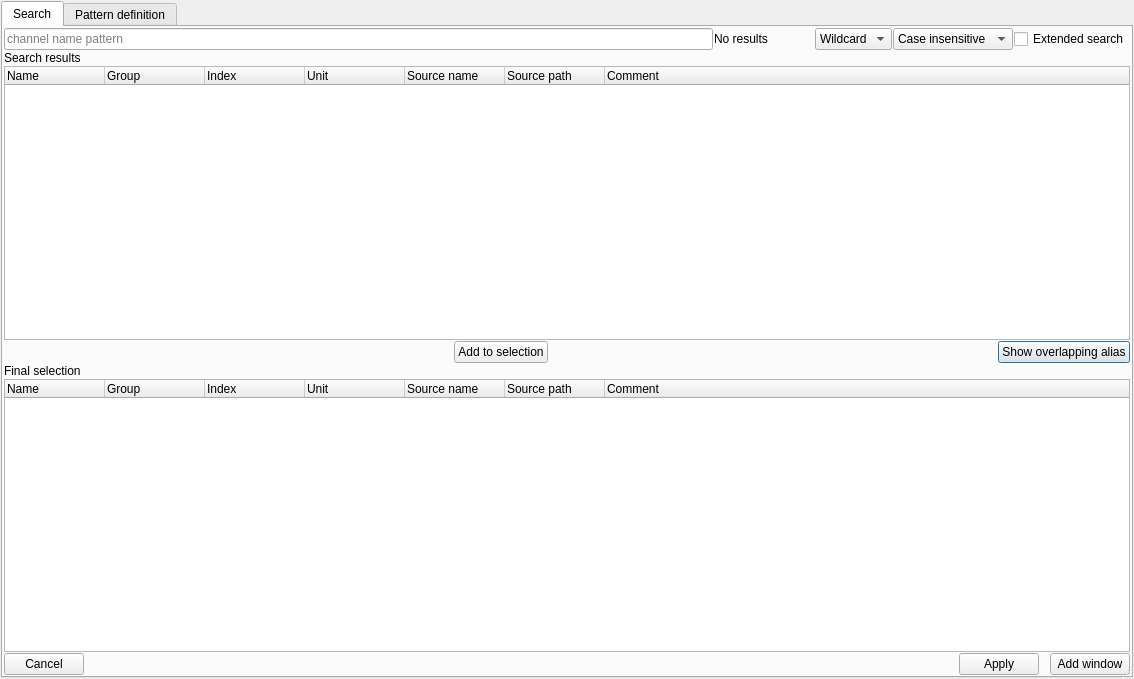
<?xml version="1.0" encoding="UTF-8"?>
<ui version="4.0">
 <class>SearchDialog</class>
 <widget class="QDialog" name="SearchDialog">
  <property name="geometry">
   <rect>
    <x>0</x>
    <y>0</y>
    <width>1134</width>
    <height>679</height>
   </rect>
  </property>
  <property name="windowTitle">
   <string>Dialog</string>
  </property>
  <property name="sizeGripEnabled">
   <bool>true</bool>
  </property>
  <layout class="QGridLayout" name="gridLayout_2">
   <property name="leftMargin">
    <number>1</number>
   </property>
   <property name="topMargin">
    <number>1</number>
   </property>
   <property name="rightMargin">
    <number>1</number>
   </property>
   <property name="bottomMargin">
    <number>1</number>
   </property>
   <property name="spacing">
    <number>1</number>
   </property>
   <item row="0" column="0">
    <widget class="QTabWidget" name="tabs">
     <property name="currentIndex">
      <number>0</number>
     </property>
     <widget class="QWidget" name="tab">
      <attribute name="icon">
       <iconset resource="resource.qrc">
        <normaloff>:/search.png</normaloff>:/search.png</iconset>
      </attribute>
      <attribute name="title">
       <string>Search</string>
      </attribute>
      <layout class="QGridLayout" name="gridLayout" rowstretch="0,0,1,0,0,1,0">
       <property name="leftMargin">
        <number>1</number>
       </property>
       <property name="topMargin">
        <number>1</number>
       </property>
       <property name="rightMargin">
        <number>1</number>
       </property>
       <property name="bottomMargin">
        <number>1</number>
       </property>
       <property name="spacing">
        <number>1</number>
       </property>
       <item row="0" column="0">
        <widget class="QLineEdit" name="search_box">
         <property name="placeholderText">
          <string>channel name pattern</string>
         </property>
         <property name="clearButtonEnabled">
          <bool>true</bool>
         </property>
        </widget>
       </item>
       <item row="0" column="1">
        <widget class="QLabel" name="status">
         <property name="minimumSize">
          <size>
           <width>100</width>
           <height>0</height>
          </size>
         </property>
         <property name="text">
          <string>No results</string>
         </property>
        </widget>
       </item>
       <item row="0" column="2">
        <widget class="QComboBox" name="match_kind">
         <property name="currentIndex">
          <number>0</number>
         </property>
         <item>
          <property name="text">
           <string>Wildcard</string>
          </property>
         </item>
         <item>
          <property name="text">
           <string>Regex</string>
          </property>
         </item>
        </widget>
       </item>
       <item row="0" column="3">
        <widget class="QComboBox" name="case_sensitivity">
         <item>
          <property name="text">
           <string>Case insensitive</string>
          </property>
         </item>
         <item>
          <property name="text">
           <string>Case sensitive</string>
          </property>
         </item>
        </widget>
       </item>
       <item row="0" column="4">
        <widget class="QCheckBox" name="extended_search">
         <property name="text">
          <string>Extended search</string>
         </property>
        </widget>
       </item>
       <item row="1" column="0">
        <widget class="QLabel" name="label_7">
         <property name="text">
          <string>Search results</string>
         </property>
        </widget>
       </item>
       <item row="2" column="0" colspan="5">
        <widget class="SearchTreeWidget" name="matches">
         <property name="selectionMode">
          <enum>QAbstractItemView::SelectionMode::ExtendedSelection</enum>
         </property>
         <property name="uniformRowHeights">
          <bool>false</bool>
         </property>
         <property name="sortingEnabled">
          <bool>false</bool>
         </property>
         <attribute name="headerMinimumSectionSize">
          <number>40</number>
         </attribute>
         <attribute name="headerStretchLastSection">
          <bool>true</bool>
         </attribute>
         <column>
          <property name="text">
           <string>Name</string>
          </property>
         </column>
         <column>
          <property name="text">
           <string>Group</string>
          </property>
         </column>
         <column>
          <property name="text">
           <string>Index</string>
          </property>
         </column>
         <column>
          <property name="text">
           <string>Unit</string>
          </property>
         </column>
         <column>
          <property name="text">
           <string>Source name</string>
          </property>
         </column>
         <column>
          <property name="text">
           <string>Source path</string>
          </property>
         </column>
         <column>
          <property name="text">
           <string>Comment</string>
          </property>
         </column>
        </widget>
       </item>
       <item row="4" column="0">
        <widget class="QLabel" name="label">
         <property name="text">
          <string>Final selection</string>
         </property>
        </widget>
       </item>
       <item row="5" column="0" colspan="5">
        <widget class="SearchTreeWidget" name="selection">
         <property name="selectionMode">
          <enum>QAbstractItemView::SelectionMode::ExtendedSelection</enum>
         </property>
         <property name="sortingEnabled">
          <bool>false</bool>
         </property>
         <attribute name="headerMinimumSectionSize">
          <number>25</number>
         </attribute>
         <attribute name="headerShowSortIndicator" stdset="0">
          <bool>false</bool>
         </attribute>
         <column>
          <property name="text">
           <string>Name</string>
          </property>
         </column>
         <column>
          <property name="text">
           <string>Group</string>
          </property>
         </column>
         <column>
          <property name="text">
           <string>Index</string>
          </property>
         </column>
         <column>
          <property name="text">
           <string>Unit</string>
          </property>
         </column>
         <column>
          <property name="text">
           <string>Source name</string>
          </property>
         </column>
         <column>
          <property name="text">
           <string>Source path</string>
          </property>
         </column>
         <column>
          <property name="text">
           <string>Comment</string>
          </property>
         </column>
        </widget>
       </item>
       <item row="3" column="0" colspan="5">
        <layout class="QHBoxLayout" name="horizontalLayout_2">
         <property name="spacing">
          <number>1</number>
         </property>
         <item>
          <spacer name="horizontalSpacer_4">
           <property name="orientation">
            <enum>Qt::Orientation::Horizontal</enum>
           </property>
           <property name="sizeHint" stdset="0">
            <size>
             <width>20</width>
             <height>20</height>
            </size>
           </property>
          </spacer>
         </item>
         <item>
          <widget class="QPushButton" name="add_btn">
           <property name="focusPolicy">
            <enum>Qt::FocusPolicy::NoFocus</enum>
           </property>
           <property name="text">
            <string>Add to selection</string>
           </property>
           <property name="icon">
            <iconset resource="resource.qrc">
             <normaloff>:/shift_down.png</normaloff>:/shift_down.png</iconset>
           </property>
           <property name="autoDefault">
            <bool>false</bool>
           </property>
          </widget>
         </item>
         <item>
          <spacer name="horizontalSpacer_5">
           <property name="orientation">
            <enum>Qt::Orientation::Horizontal</enum>
           </property>
           <property name="sizeHint" stdset="0">
            <size>
             <width>20</width>
             <height>20</height>
            </size>
           </property>
          </spacer>
         </item>
         <item>
          <widget class="QPushButton" name="show_alias_btn">
           <property name="text">
            <string>Show overlapping alias</string>
           </property>
           <property name="icon">
            <iconset resource="resource.qrc">
             <normaloff>:/info.png</normaloff>:/info.png</iconset>
           </property>
          </widget>
         </item>
        </layout>
       </item>
       <item row="6" column="0" colspan="5">
        <layout class="QHBoxLayout" name="horizontalLayout" stretch="0,1,0,0,0">
         <property name="spacing">
          <number>1</number>
         </property>
         <item>
          <widget class="QPushButton" name="cancel_btn">
           <property name="text">
            <string>Cancel</string>
           </property>
           <property name="icon">
            <iconset resource="resource.qrc">
             <normaloff>:/erase.png</normaloff>:/erase.png</iconset>
           </property>
           <property name="autoDefault">
            <bool>false</bool>
           </property>
          </widget>
         </item>
         <item>
          <spacer name="horizontalSpacer_2">
           <property name="orientation">
            <enum>Qt::Orientation::Horizontal</enum>
           </property>
           <property name="sizeHint" stdset="0">
            <size>
             <width>20</width>
             <height>16</height>
            </size>
           </property>
          </spacer>
         </item>
         <item>
          <widget class="QPushButton" name="apply_btn">
           <property name="text">
            <string>Apply</string>
           </property>
           <property name="icon">
            <iconset resource="resource.qrc">
             <normaloff>:/checkmark.png</normaloff>:/checkmark.png</iconset>
           </property>
           <property name="autoDefault">
            <bool>false</bool>
           </property>
          </widget>
         </item>
         <item>
          <spacer name="horizontalSpacer">
           <property name="orientation">
            <enum>Qt::Orientation::Horizontal</enum>
           </property>
           <property name="sizeHint" stdset="0">
            <size>
             <width>10</width>
             <height>16</height>
            </size>
           </property>
          </spacer>
         </item>
         <item>
          <widget class="QPushButton" name="add_window_btn">
           <property name="text">
            <string>Add window</string>
           </property>
           <property name="icon">
            <iconset resource="resource.qrc">
             <normaloff>:/plus.png</normaloff>:/plus.png</iconset>
           </property>
           <property name="autoDefault">
            <bool>false</bool>
           </property>
          </widget>
         </item>
        </layout>
       </item>
      </layout>
     </widget>
     <widget class="QWidget" name="tab_2">
      <attribute name="title">
       <string>Pattern definition</string>
      </attribute>
      <layout class="QGridLayout" name="gridLayout_3" rowstretch="0,0,0,0,0,0,0,0,0,0,1,0" columnstretch="0,0,0,1,0,0">
       <property name="leftMargin">
        <number>1</number>
       </property>
       <property name="topMargin">
        <number>1</number>
       </property>
       <property name="rightMargin">
        <number>1</number>
       </property>
       <property name="bottomMargin">
        <number>1</number>
       </property>
       <property name="spacing">
        <number>1</number>
       </property>
       <item row="4" column="2">
        <widget class="QComboBox" name="filter_type">
         <item>
          <property name="text">
           <string>Unspecified</string>
          </property>
         </item>
         <item>
          <property name="text">
           <string>Contains</string>
          </property>
         </item>
         <item>
          <property name="text">
           <string>Do not contain</string>
          </property>
         </item>
         <item>
          <property name="text">
           <string>Constant</string>
          </property>
         </item>
        </widget>
       </item>
       <item row="0" column="2">
        <widget class="QLineEdit" name="name"/>
       </item>
       <item row="8" column="1">
        <widget class="QLabel" name="label_9">
         <property name="text">
          <string>Integer format</string>
         </property>
        </widget>
       </item>
       <item row="3" column="2">
        <widget class="QComboBox" name="case_sensitivity_pattern">
         <item>
          <property name="text">
           <string>Case insensitive</string>
          </property>
         </item>
         <item>
          <property name="text">
           <string>Case sensitive</string>
          </property>
         </item>
        </widget>
       </item>
       <item row="10" column="1">
        <spacer name="verticalSpacer">
         <property name="orientation">
          <enum>Qt::Orientation::Vertical</enum>
         </property>
         <property name="sizeHint" stdset="0">
          <size>
           <width>20</width>
           <height>254</height>
          </size>
         </property>
        </spacer>
       </item>
       <item row="5" column="1">
        <widget class="QLabel" name="label_4">
         <property name="text">
          <string>Filter value</string>
         </property>
        </widget>
       </item>
       <item row="9" column="1">
        <widget class="QLabel" name="label_8">
         <property name="text">
          <string>Y range</string>
         </property>
        </widget>
       </item>
       <item row="5" column="2">
        <widget class="QDoubleSpinBox" name="filter_value">
         <property name="decimals">
          <number>6</number>
         </property>
         <property name="minimum">
          <double>-9999999999999999635896294965248.000000000000000</double>
         </property>
         <property name="maximum">
          <double>999999999999999983222784.000000000000000</double>
         </property>
        </widget>
       </item>
       <item row="4" column="1">
        <widget class="QLabel" name="label_3">
         <property name="text">
          <string>Filter type</string>
         </property>
        </widget>
       </item>
       <item row="2" column="1">
        <widget class="QLabel" name="label_5">
         <property name="text">
          <string>Match type</string>
         </property>
        </widget>
       </item>
       <item row="0" column="1">
        <widget class="QLabel" name="label_6">
         <property name="text">
          <string>Name</string>
         </property>
        </widget>
       </item>
       <item row="7" column="2">
        <widget class="QPushButton" name="define_ranges_btn">
         <property name="text">
          <string>Define ranges</string>
         </property>
         <property name="icon">
          <iconset resource="resource.qrc">
           <normaloff>:/range.png</normaloff>:/range.png</iconset>
         </property>
        </widget>
       </item>
       <item row="2" column="2">
        <widget class="QComboBox" name="pattern_match_type">
         <item>
          <property name="text">
           <string>Wildcard</string>
          </property>
         </item>
         <item>
          <property name="text">
           <string>Regex</string>
          </property>
         </item>
        </widget>
       </item>
       <item row="6" column="2">
        <widget class="QCheckBox" name="raw">
         <property name="text">
          <string>Use the raw channel values</string>
         </property>
        </widget>
       </item>
       <item row="0" column="3" rowspan="11" colspan="3">
        <widget class="QTreeWidget" name="pattern_matches">
         <property name="sortingEnabled">
          <bool>true</bool>
         </property>
         <column>
          <property name="text">
           <string>Channels matching the pattern conditions</string>
          </property>
         </column>
        </widget>
       </item>
       <item row="8" column="2">
        <widget class="QComboBox" name="integer_format">
         <item>
          <property name="text">
           <string>phys</string>
          </property>
         </item>
         <item>
          <property name="text">
           <string>bin</string>
          </property>
         </item>
         <item>
          <property name="text">
           <string>hex</string>
          </property>
         </item>
         <item>
          <property name="text">
           <string>ascii</string>
          </property>
         </item>
        </widget>
       </item>
       <item row="1" column="2">
        <widget class="QLineEdit" name="pattern">
         <property name="minimumSize">
          <size>
           <width>300</width>
           <height>0</height>
          </size>
         </property>
         <property name="placeholderText">
          <string>channel name pattern</string>
         </property>
        </widget>
       </item>
       <item row="11" column="4">
        <spacer name="horizontalSpacer_3">
         <property name="orientation">
          <enum>Qt::Orientation::Vertical</enum>
         </property>
         <property name="sizeHint" stdset="0">
          <size>
           <width>282</width>
           <height>20</height>
          </size>
         </property>
        </spacer>
       </item>
       <item row="1" column="1">
        <widget class="QLabel" name="label_2">
         <property name="text">
          <string>Pattern</string>
         </property>
        </widget>
       </item>
       <item row="11" column="5">
        <widget class="QPushButton" name="apply_pattern_btn">
         <property name="text">
          <string>Apply</string>
         </property>
         <property name="icon">
          <iconset resource="resource.qrc">
           <normaloff>:/checkmark.png</normaloff>:/checkmark.png</iconset>
         </property>
         <property name="autoDefault">
          <bool>false</bool>
         </property>
        </widget>
       </item>
       <item row="11" column="1">
        <widget class="QPushButton" name="cancel_pattern_btn">
         <property name="text">
          <string>Cancel</string>
         </property>
         <property name="icon">
          <iconset resource="resource.qrc">
           <normaloff>:/erase.png</normaloff>:/erase.png</iconset>
         </property>
         <property name="autoDefault">
          <bool>false</bool>
         </property>
        </widget>
       </item>
       <item row="9" column="2">
        <layout class="QHBoxLayout" name="horizontalLayout_3">
         <property name="spacing">
          <number>1</number>
         </property>
         <item>
          <widget class="QDoubleSpinBox" name="y_range_min">
           <property name="decimals">
            <number>6</number>
           </property>
          </widget>
         </item>
         <item>
          <widget class="QDoubleSpinBox" name="y_range_max">
           <property name="decimals">
            <number>6</number>
           </property>
          </widget>
         </item>
        </layout>
       </item>
      </layout>
     </widget>
    </widget>
   </item>
  </layout>
 </widget>
 <customwidgets>
  <customwidget>
   <class>SearchTreeWidget</class>
   <extends>QTreeWidget</extends>
   <header>asammdf.gui.dialogs.advanced_search_helpers.h</header>
  </customwidget>
 </customwidgets>
 <tabstops>
  <tabstop>search_box</tabstop>
  <tabstop>match_kind</tabstop>
  <tabstop>case_sensitivity</tabstop>
  <tabstop>extended_search</tabstop>
  <tabstop>matches</tabstop>
  <tabstop>add_btn</tabstop>
  <tabstop>selection</tabstop>
  <tabstop>add_window_btn</tabstop>
  <tabstop>apply_btn</tabstop>
  <tabstop>cancel_btn</tabstop>
  <tabstop>name</tabstop>
  <tabstop>pattern</tabstop>
  <tabstop>pattern_match_type</tabstop>
  <tabstop>case_sensitivity_pattern</tabstop>
  <tabstop>filter_type</tabstop>
  <tabstop>filter_value</tabstop>
  <tabstop>raw</tabstop>
  <tabstop>define_ranges_btn</tabstop>
  <tabstop>integer_format</tabstop>
  <tabstop>apply_pattern_btn</tabstop>
  <tabstop>cancel_pattern_btn</tabstop>
 </tabstops>
 <resources>
  <include location="resource.qrc"/>
 </resources>
 <connections/>
</ui>
